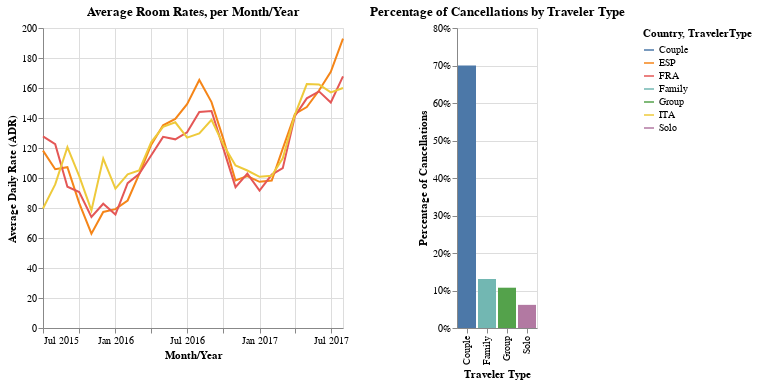

Source (notebook cell):
### Code cell
# Create an interactive plot, with Altair
# Family demographics, per country
import altair as alt
import datetime
import calendar
import warnings
warnings.filterwarnings("ignore")

# Disable maximum row limit in Altair
alt.data_transformers.disable_max_rows()

# Create a column with datetimes for the arrival date
datetime_objs = []
for idx,row in bookings_df.iterrows():
    # Convert the month name to an integer
    month_int = list(calendar.month_name).index(row["ArrivalDateMonth"])
    
    # Create a datetime object
    datetime_obj = datetime.datetime(year=int(row["ArrivalDateYear"]),
                                 month=month_int,
                                 day=int(row["ArrivalDateDayOfMonth"]))
    datetime_objs.append(datetime_obj)
    
bookings_df["ArrivalDatetime"] = datetime_objs



# Convert the dates to receive monthly averages for each country
bookings_df["ArrivalDatetime"] = pd.to_datetime(bookings_df["ArrivalDatetime"])
bookings_df["YearMonth"] = bookings_df["ArrivalDatetime"].dt.to_period("M")


# Aggregate ADR at the monthly level per country
# & convert YearMonth back to datetime for Altair plotting
agg_dct = {"ADR": "mean",
           "IsCanceled": "sum"
           #"Adults": "sum",
           #"Children": "sum",
           #"Babies": "sum"
          }
monthly_adr_df = bookings_df.groupby(["Country", "YearMonth", "TravelerType"], as_index=False).agg(agg_dct)
monthly_adr_df["YearMonth"] = monthly_adr_df["YearMonth"].dt.to_timestamp()



# In Altair, create the combined visualization
# Allow the user to select a Date range along the x-axis
date_selection = alt.selection_interval(encodings=['x'])

# Line chart of Monthly ADR
line_chart = alt.Chart(monthly_adr_df).mark_line().encode(
    x=alt.X("YearMonth:T", title="Month/Year", axis=alt.Axis(format="%b %Y")),  # month year format on x-axis
    y=alt.Y("mean(ADR):Q", title="Average Daily Rate (ADR)"),
    color=alt.condition(date_selection, "Country:N", alt.value("grey")),
    opacity=alt.condition(date_selection, alt.value(1), alt.value(0.3)),
    tooltip=["Country", "YearMonth", "mean(ADR):Q"],
).properties(
    title="Average Room Rates, per Month/Year"
).add_params(
    date_selection
)


# Bar chart of the Percentage of Cancelations, per Traveler Type
bar_chart = alt.Chart(monthly_adr_df).transform_filter(
    # For interval filtering
    date_selection
    
).transform_aggregate(
    TotalCancelations="sum(IsCanceled)",
    groupby=["TravelerType"]
    
).transform_window(
    TotalSum='sum(TotalCancelations)',
    frame=[None, None]  # wasn't working before
    
).transform_calculate(
    # Moving percentage
    PercentTotal="datum.TotalCancelations / datum.TotalSum"
    
).mark_bar().encode(
    x=alt.X("TravelerType:N", title="Traveler Type"),
    y=alt.Y("PercentTotal:Q", axis=alt.Axis(format='%'), title="Percentage of Cancellations"),
    color=alt.Color("TravelerType:N"),
    tooltip=["TravelerType:N", "PercentTotal:Q"]
    
).properties(
    title="Percentage of Cancellations by Traveler Type"
)


line_chart | bar_chart

### Figure 1 — Vega-Lite specification as saved in the notebook (floating-point values rounded to 4 significant figures; data arrays with more than 128 entries replaced by an {"elided": "..."} marker saying what was removed)
{"config": {"view": {"continuousWidth": 300, "continuousHeight": 300}}, "hconcat": [{"mark": {"type": "line"}, "encoding": {"color": {"condition": {"param": "param_21", "field": "Country", "type": "nominal"}, "value": "grey"}, "opacity": {"condition": {"param": "param_21", "value": 1}, "value": 0.3}, "tooltip": [{"field": "Country", "type": "nominal"}, {"field": "YearMonth", "type": "temporal"}, {"aggregate": "mean", "field": "ADR", "type": "quantitative"}], "x": {"axis": {"format": "%b %Y"}, "field": "YearMonth", "title": "Month/Year", "type": "temporal"}, "y": {"aggregate": "mean", "field": "ADR", "title": "Average Daily Rate (ADR)", "type": "quantitative"}}, "name": "view_16", "title": "Average Room Rates, per Month/Year"}, {"mark": {"type": "bar"}, "encoding": {"color": {"field": "TravelerType", "type": "nominal"}, "tooltip": [{"field": "TravelerType", "type": "nominal"}, {"field": "PercentTotal", "type": "quantitative"}], "x": {"field": "TravelerType", "title": "Traveler Type", "type": "nominal"}, "y": {"axis": {"format": "%"}, "field": "PercentTotal", "title": "Percentage of Cancellations", "type": "quantitative"}}, "title": "Percentage of Cancellations by Traveler Type", "transform": [{"filter": {"param": "param_21"}}, {"aggregate": [{"op": "sum", "field": "IsCanceled", "as": "TotalCancelations"}], "groupby": ["TravelerType"]}, {"window": [{"op": "sum", "field": "TotalCancelations", "as": "TotalSum"}], "frame": [null, null]}, {"calculate": "datum.TotalCancelations / datum.TotalSum", "as": "PercentTotal"}]}], "data": {"name": "data-d19997e0b743e5b0ba98f4475b60c188"}, "params": [{"name": "param_21", "select": {"type": "interval", "encodings": ["x"]}, "views": ["view_16"]}], "$schema": "https://vega.github.io/schema/vega-lite/v5.8.0.json", "datasets": {"data-d19997e0b743e5b0ba98f4475b60c188": {"elided": "311 records"}}}
